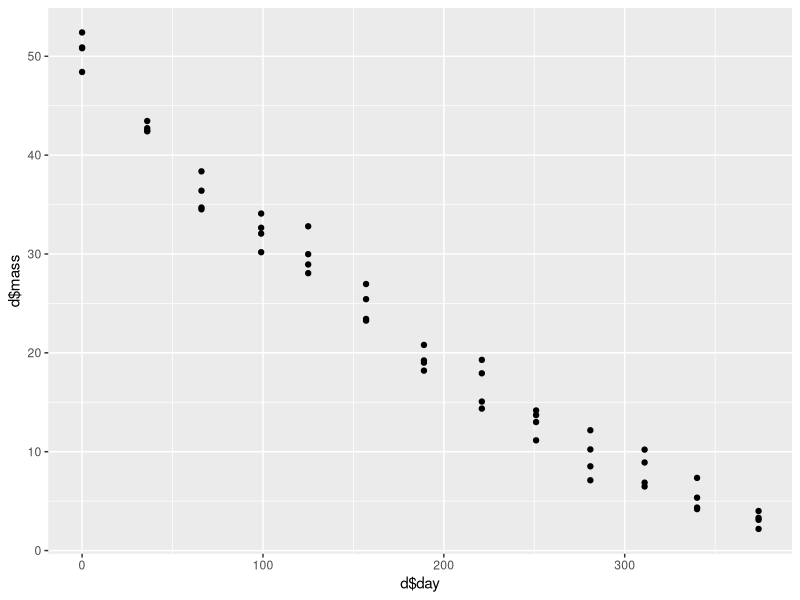
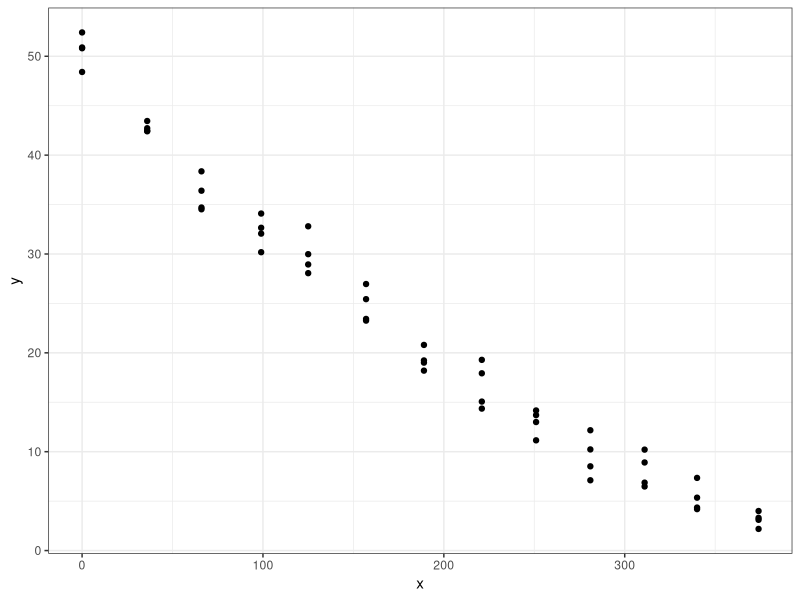

Source code (R) for these figures, in order: (Note: this script raises an error after producing the figures.)
#### load my fav. library ####
library(tidyverse)

# load in your data using read.csv(), remember your header
# alternative is read.csv2 (when you have "," in your orig. data)

d <- read.csv("data/leaf-decomp-data-3.csv", h = T)
head(d)
# give only variable names
names(d) # names(d[1:3]) if you only want to see some

# Find out what plots there are using unique()
unique(d$Plot)

plot_choice <- "C1"
plot_choice

d <- d %>% mutate(mass = Mass_g, plot = Plot) %>% filter(Plot == plot_choice) %>% 
  select(plot, day, mass) # day, Plot, mass
head(d)

#### fitting decay function ####

qplot(d$day, d$mass) # plot mass with time

start_val <- mean(d$mass[d$day == 0]) # getting mean of day 0
start_val

x <- d$day
y <- d$mass

fit <- nls(y ~ start_val * 2.718^(-k * x), start=list(k = 0.05))
# the higher your k, the faster will your leaves disappear
summary(fit)

k <- summary(fit)$coefficients[1]
k <- round(k, 3)

p1 <- ggplot() +
  geom_point(aes(x,y)) +
  theme_bw()
p1

e <- 2.718

# define our decay curve
decay_curve <- function(x){start_val * e^(-k * x)}

# add decay curve to plot

p1 + stat_function(fun = decay_curve) +
  annotate("text", x = 300, yo = 45, label = plot_choice, size = 10) +
  annotate("text", label = 
             paste0("y = ",start_val, "* e ^ (-",k," *x)"), x = 120, y = 5) +
  xlab("days") +
  ylab("mass remaining [g]") +
  ggtitle(paste0("Decomposition in plot ", plot_choice)) +
  theme(plot.title = element_text(hjust = 0.5, size = 10)) # center title

# make your own function
add_two_numbers <- function(number1, number2){
  number1 + number2
}

add_two_numbers(number1 = 100, number2 = 50)
add_two_numbers(100, 50)

#### write your own decay-plotting function ####

plot_decay <- function(plot_choice){
  d <- read.csv("data/leaf-decomp-data-3.csv", h = T)

  d <- d %>% mutate(mass = Mass_g, plot = Plot) %>% filter(Plot == plot_choice) %>% 
    select(plot, day, mass) # day, Plot, mass
  head(d)
  
  start_val <- mean(d$mass[d$day == 0]) # getting mean of day 0
  start_val
  
  x <- d$day
  y <- d$mass
  
  fit <- nls(y ~ start_val * 2.718^(-k * x), start=list(k = 0.05))
  # the higher your k, the faster will your leaves disappear
  summary(fit)
  
  k <- summary(fit)$coefficients[1]
  k <- round(k, 3)
  
  p1 <- ggplot() +
    geom_point(aes(x,y)) +
    theme_bw()
  p1
  
  e <- 2.718
  
  # define our decay curve
  decay_curve <- function(x){start_val * e^(-k * x)}
  
  # add decay curve to plot
  
 p1 + stat_function(fun = decay_curve) +
    annotate("text", x = 300, y = 45, label = plot_choice, size = 10) +
    annotate("text", label = 
               paste0("y = ",start_val, "* e ^ (-",k," *x)"), x = 120, y = 5) +
    xlab("days") +
    ylab("mass remaining [g]") +
    ggtitle(paste0("Decomposition in plot ", plot_choice)) +
    theme(plot.title = element_text(hjust = 0.5, size = 10)) # center title
 }

plot1 <- plot_decay(plot_choice = "C1")
plot2 <- plot_decay(plot_choice = "C2")
plot3 <- plot_decay(plot_choice = "L1")
plot4 <- plot_decay(plot_choice = "L2")

# plot together and save
# install.packages("gridExtra")
library(gridExtra)
all_together <- grid.arrange(plot1, plot2, plot3, plot4,  ncol = 2)
all_together

ggsave("figs/all-decompositions.png", plot = all_together,
       width = 20, height = 20, units = "cm")

########
########

#### prep for Wed Dec 12, 2020 ####

library(tidyverse)
# read in data again
d_raw <- read.csv("data/leaf-decomp-data-3.csv", h = T)
d_raw

names(d_raw)

d_plotmeans <- d_raw %>% group_by(day, Plot) %>% summarize(mass = mean(Mass_g))
as_tibble(d_plotmeans)

# shorten name
d <- d_plotmeans
names(d)

d <- d %>% mutate(
  soiltype = ifelse(str_detect(Plot, "C") == T, "Clay Acrisol", "Loam Acrisol" ))

qplot(d$day, d$mass, col = d$soiltype)


# divide into clay and loam for fitting
d_clay <- d %>% filter(soiltype == "Clay Acrisol")
unique(d_clay$soiltype)

d_loam<- d %>% filter(soiltype == "Loam Acrisol")
unique(d_loam$soiltype)

# fitting clay
start_val_clay <- mean(d_clay$mass[d_clay$day == 0]) # getting mean of day 0
start_val_clay

x <- d_clay$day
y <- d_clay$mass

fit_clay <- nls(y ~ start_val_clay * 2.718^(-k * x), start=list(k = 0.05))
k_clay <- summary(fit_clay)$coefficients[1]
k_clay <- round(k_clay, 5)
k_clay

e <- 2.718
decay_curve_clay <- function(x){start_val_clay * e^(-k_clay * x)}

# fitting loam
start_val_loam <- mean(d_loam$mass[d_loam$day == 0]) # getting mean of day 0
start_val_loam

x <- d_loam$day
y <- d_loam$mass

fit_loam <- nls(y ~ start_val_loam * 2.718^(-k * x), start=list(k = 0.05))
k_loam <- summary(fit_loam)$coefficients[1]
k_loam <- round(k_loam, 5)
k_loam

decay_curve_loam <- function(x){start_val_loam * e^(-k_loam * x)}

#### plotting with two curves

p1 <- ggplot(data = d, aes(day,mass, col = soiltype)) +
  geom_point() +
  theme_bw()
p1

p1 +
  stat_function(fun = decay_curve_clay, col = "red") +
  stat_function(fun = decay_curve_loam, col = "blue")


#### with line and SE ####

d_bars<-d_plotmeans%>%group_by(day)%>%summarize(mean_mass = mean(mass), se = sd(mass/sqrt(4)))
head(d_bars)

g2 <- ggplot(d_bars, aes(day, mean_mass)) +
  geom_line()

g2

g2 + 
  geom_errorbar(aes(ymin=mean_mass-se, ymax=mean_mass+se), colour="black", width=.1) 










